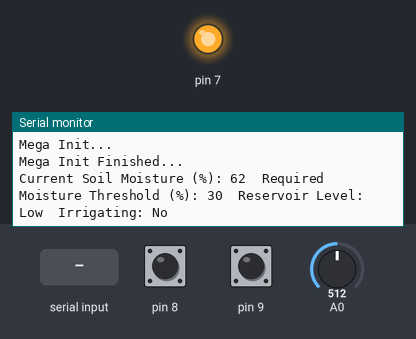
Recording of a sketch running on a simulated Arduino Mega 2560, built with avr-gcc and run on an emulated ATmega2560. Shown: output pins drawn as LEDs (lit = HIGH), the last lines printed to the serial monitor. The inputs (shaded band) are chosen by the test bench; at power-on: pin 8 HIGH, A0 = 512, pin 9 HIGH.

Above: at 1.2 s.
1.3 s: pin 8 pulled LOW for 1 s
At 2.8 s:
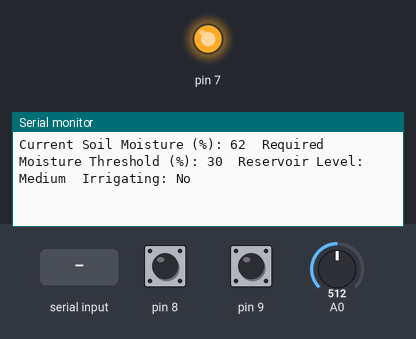
3.8 s: A0 set to 190
At 4.6 s:
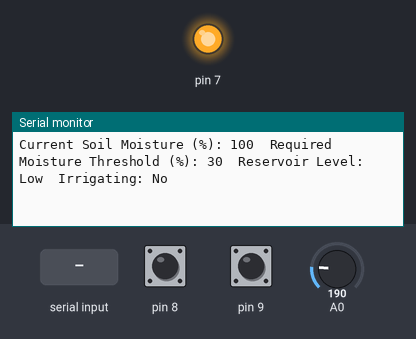
7.8 s: pin 9 pulled LOW for 1 s
At 8.8 s:
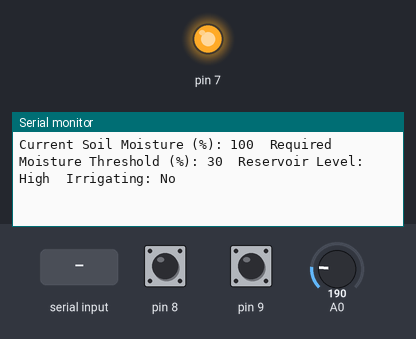
12.8 s: "SET:,45\n" received over the second serial link
At 12.96 s:
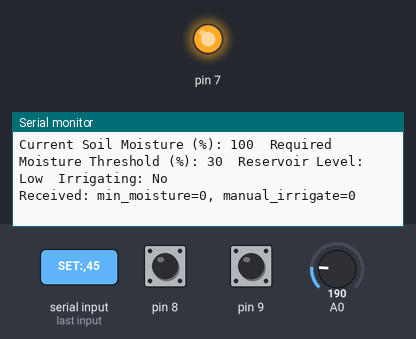
16.8 s: A0 set to 210
At 17.8 s:
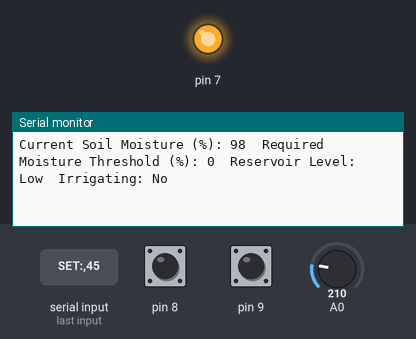
Timing chart, 0 to 19.8 s (numbered marks = the images above; inputs shaded):
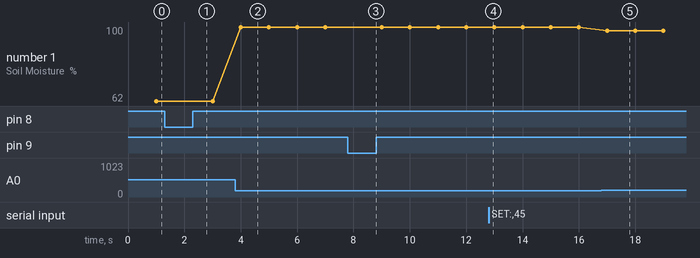

The sketch:

megav2.ino
```cpp
const unsigned long updateIntervalMs = 1000; // Update sensors every 1s
const unsigned long sprinklerOffMs = 2000; // Sprinkler on duration: 2s
const unsigned long automatic_irrigateIntervalMs = 15000; // Check irrigation every 15s

// --------------------------------------- Relay
class Relay {
  private:
    byte pin;
    bool activeLow;

  public:
    Relay(byte pin, bool activeLow = true) : pin(pin), activeLow(activeLow) {}

    void setup() {
      pinMode(pin, OUTPUT);
      off();
    }

    void on() {
      digitalWrite(pin, activeLow ? LOW : HIGH);
    }

    void off() {
      digitalWrite(pin, activeLow ? HIGH : LOW);
    }

    bool isOn() {
      return digitalRead(pin) == (activeLow ? LOW : HIGH);
    }
};

// --------------------------------------- SetTimeout
class SetTimeout {
  private:
    unsigned long delayTime;
    unsigned long lastMillis;
    void (*callback)();
    bool activated;

  public:
    SetTimeout() : activated(false) {}

    void start(unsigned long delayTime, void (*callback)()) {
      this->delayTime = delayTime;
      this->callback = callback;
      this->lastMillis = millis();
      this->activated = true;
    }

    void stop() {
      this->activated = false;
    }

    bool isActive() {
      return activated;
    }

    void loop() {
      if (activated && (millis() - lastMillis >= delayTime)) {
        callback();
        activated = false;
      }
    }
};

// --------------------------------------- SetInterval
class SetInterval {
  private:
    unsigned long interval;
    unsigned long lastMillis;
    void (*callback)();

  public:
    SetInterval() {}

    void setup(unsigned long interval, void (*callback)()) {
      this->interval = interval;
      this->callback = callback;
      this->lastMillis = millis();
    }

    void loop() {
      unsigned long currentMillis = millis();
      if (currentMillis - lastMillis >= interval) {
        callback();
        lastMillis = currentMillis;
      }
    }
};

// --------------------------------------- SoilMoisture
class SoilMoisture {
  private:
    byte pin;
    int min_val;
    int max_val;

  public:
    int moisture = 0;

    SoilMoisture(byte pin, int min_val = 1023, int max_val = 200) :
      pin(pin), min_val(min_val), max_val(max_val) {}

    int readRaw() {
      return analogRead(pin);
    }

    void update() {
      int value = readRaw();
      value = map(value, min_val, max_val, 0, 100);
      value = constrain(value, 0, 100);
      moisture = value;
    }
};

// --------------------------------------- FloatSwitch
class FloatSwitch {
  private:
    byte pin;
    void (*callback)();
    bool isPrevOn;
    unsigned long lastClick;
    unsigned long clickIntervalMs = 100;

  public:
    FloatSwitch(byte pin) : pin(pin), lastClick(0), isPrevOn(false) {}

    void setup(void (*callback)()) {
      pinMode(pin, INPUT_PULLUP);
      this->callback = callback;
    }

    void loop() {
      bool isCurrentOn = isOn();
      if (isCurrentOn && !isPrevOn && millis() - lastClick > clickIntervalMs) {
        callback();
        lastClick = millis();
      }
      isPrevOn = isCurrentOn;
    }

    bool isOn() {
      return !digitalRead(pin);
    }
};

// --------------------------------------- SerialComm
class SerialComm {
  private:
    HardwareSerial &serial;
    String buffer;

  public:
    SerialComm(HardwareSerial &serial) : serial(serial) {}

    void setup() {
      serial.begin(9600);
    }

    bool receive(int &min_moisture, bool &manual_irrigate) {
      while (serial.available()) {
        char c = serial.read();
        if (c == '\n') {
          if (buffer.startsWith("SET:")) {
            buffer.remove(0, 4);
            int comma = buffer.indexOf(",");
            if (comma != -1) {
              min_moisture = buffer.substring(0, comma).toInt();
              manual_irrigate = buffer.substring(comma + 1).toInt() == 1;
              buffer = "";
              return true;
            }
          }
          buffer = "";
        } else {
          buffer += c;
        }
      }
      return false;
    }

    void send(int moisture, String reservoir) {
      serial.print("DATA:");
      serial.print(moisture);
      serial.print(",");
      serial.print(reservoir);
      serial.println();
    }
};

// --------------------------------------------------------------- CLASSES
Relay sprinkler(7, true); // Pin 7
SetTimeout sprinklerOffTimeout;
SetInterval updateInterval;
SetInterval automaticIrrigateInterval;
SoilMoisture soilMoisture(A0, 1023, 200); // A0, adjusted for Mega ADC
FloatSwitch floatSwitchMed(8); // Pin 8
FloatSwitch floatSwitchHigh(9); // Pin 9
SerialComm serialComm(Serial1); // Use Serial1 (pins 19 RX, 18 TX)

// --------------------------------------------------------------- VARIABLES
bool manual_irrigate = false;
bool irrigating = false;
int moisture = 0;
int min_required_moisture = 30; // Hardcoded default
String current_reservoir = "Low";

// --------------------------------------------------------------- FUNCTIONS
void update() {
  soilMoisture.update();
  moisture = soilMoisture.moisture;

  if (floatSwitchHigh.isOn()) {
    current_reservoir = "High";
  } else if (floatSwitchMed.isOn()) {
    current_reservoir = "Medium";
  } else {
    current_reservoir = "Low";
  }

  serialComm.send(moisture, current_reservoir);

  Serial.print("Current Soil Moisture (%): ");
  Serial.print(moisture);
  Serial.print("\tRequired Moisture Threshold (%): ");
  Serial.print(min_required_moisture);
  Serial.print("\tReservoir Level: ");
  Serial.print(current_reservoir);
  Serial.print("\tIrrigating: ");
  Serial.print(irrigating ? "Yes" : "No");
  Serial.println();
}

void sprinkle() {
  if (!sprinkler.isOn() && (current_reservoir == "Medium" || current_reservoir == "High")) {
    sprinkler.on();
    irrigating = true;
    sprinklerOffTimeout.start(sprinklerOffMs, sprinlklerOff);
    Serial.println("Sprinkler ON");
  }
}

void sprinlklerOff() {
  sprinkler.off();
  irrigating = false;
  Serial.println("Sprinkler OFF");
}

void automatic_irrigate() {
  if (!manual_irrigate && !sprinkler.isOn()) {
    if (moisture < min_required_moisture) {
      sprinkle();
    } else if (moisture >= min_required_moisture && sprinkler.isOn()) {
      sprinklerOffTimeout.stop();
      sprinlklerOff();
    }
  }
}

void _null() {}

// --------------------------------------------------------------- SETUP
void setup() {
  Serial.begin(9600);
  Serial.println("Mega Init...");

  sprinkler.setup();
  updateInterval.setup(updateIntervalMs, update);
  automaticIrrigateInterval.setup(automatic_irrigateIntervalMs, automatic_irrigate);
  floatSwitchMed.setup(_null);
  floatSwitchHigh.setup(_null);
  serialComm.setup();
  soilMoisture.update();

  Serial.println("Mega Init Finished...");
}

// --------------------------------------------------------------- LOOP
void loop() {
  updateInterval.loop();
  sprinklerOffTimeout.loop();
  automaticIrrigateInterval.loop();

  if (serialComm.receive(min_required_moisture, manual_irrigate)) {
    Serial.print("Received: min_moisture=");
    Serial.print(min_required_moisture);
    Serial.print(", manual_irrigate=");
    Serial.println(manual_irrigate);
  }

  if (manual_irrigate && !irrigating) {
    sprinkle();
  }

  floatSwitchMed.loop();
  floatSwitchHigh.loop();
}
```

Measured:
- after the input at 1.3 s, the serial monitor: prints a new line after 0.70 s (image 1)
- after the input at 3.8 s, the serial monitor: prints a new line after 0.20 s (image 2)
- after the input at 7.8 s, the serial monitor: prints a new line after 0.20 s (image 3)
- after the input at 12.8 s, the serial monitor: prints a new line at once (image 4)
- after the input at 16.8 s, the serial monitor: prints a new line after 0.20 s (image 5)
- plotted number 1: 62 → 100 after the input at 3.8 s, 100 → 98 after the input at 16.8 s
